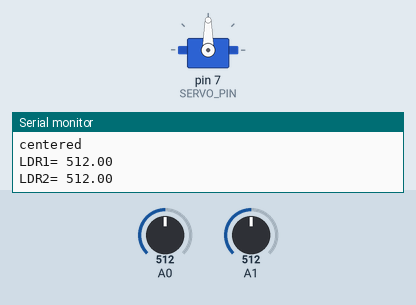
Simulated run of this sketch. Board: Arduino Uno, built with avr-gcc and run on an emulated ATmega328P. Parts: servo, the last lines printed to the serial monitor. The test bench sets the inputs (shaded band); at power-on: A0 = 512, A1 = 512.

Above: at 6.2 s.
6.3 s: A0 set to 111
7.8 s: A0 set to 93
At 8.39 s:
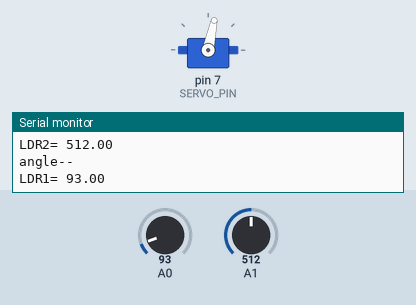
At 9.37 s:
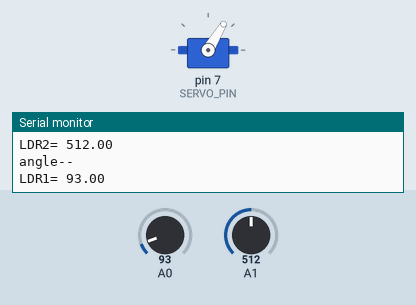
10.8 s: A1 set to 986
At 12.7 s:
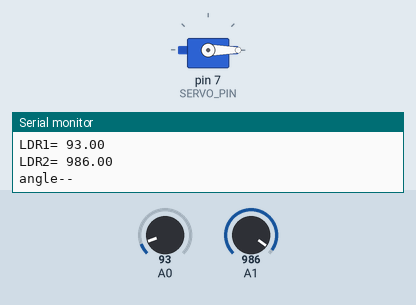
13.8 s: A1 set to 1010
Timing chart, 0 to 16.3 s (numbered marks = the images above; inputs shaded):
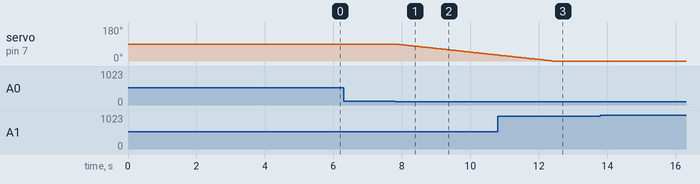

The sketch:

solar_tracker.ino
```cpp
#include <Servo.h>

#define SERVO_PIN 7
#define LOW_INTENSITY 100
#define SPEED 50

Servo servo1;
int angle = 90;

void setup() {
  Serial.begin(9600);
  servo1.attach(SERVO_PIN);
  pinMode(A0, INPUT);
  pinMode(A1, INPUT);
  servo1.write(angle);
  delay(5000);
}

void loop() {
  float ldr1 = analogRead(A0);
  float ldr2 = analogRead(A1);

  Serial.print("LDR1= "); Serial.println(ldr1);
  Serial.print("LDR2= "); Serial.println(ldr2);

  if (ldr1 > LOW_INTENSITY && ldr2 > LOW_INTENSITY) {
    Serial.println("centered");
  } else if (ldr1 > LOW_INTENSITY && ldr2 < LOW_INTENSITY) {
    angle = min(angle + 1, 180);
    servo1.write(angle);
    Serial.println("angle++");
  } else if (ldr2 > LOW_INTENSITY && ldr1 < LOW_INTENSITY) {
    angle = max(angle - 1, 0);
    servo1.write(angle);
    Serial.println("angle--");
  }
  delay(SPEED);
}
```

Measured:
- the behaviour switches between 100 and 99 on A0 (found by bisection; images 0 and 1)
- after the input at 7.8 s, servo on pin 7 (SERVO_PIN): moves from 90° to 32° over 2.9 s, starting at once
